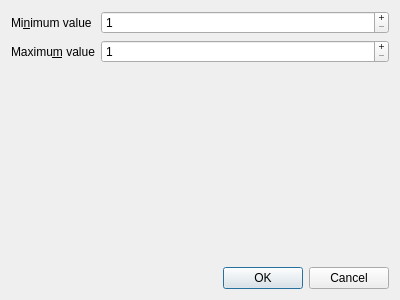
<?xml version="1.0" encoding="UTF-8"?>
<ui version="4.0">
 <class>SettingsDialog</class>
 <widget class="QDialog" name="SettingsDialog">
  <property name="geometry">
   <rect>
    <x>0</x>
    <y>0</y>
    <width>400</width>
    <height>300</height>
   </rect>
  </property>
  <property name="windowTitle">
   <string>Settings</string>
  </property>
  <property name="windowIcon">
   <iconset theme="preferences-system">
    <normaloff>.</normaloff>.</iconset>
  </property>
  <layout class="QFormLayout" name="formLayout">
   <property name="fieldGrowthPolicy">
    <enum>QFormLayout::AllNonFixedFieldsGrow</enum>
   </property>
   <property name="rowWrapPolicy">
    <enum>QFormLayout::DontWrapRows</enum>
   </property>
   <property name="labelAlignment">
    <set>Qt::AlignLeading|Qt::AlignLeft|Qt::AlignVCenter</set>
   </property>
   <property name="formAlignment">
    <set>Qt::AlignLeading|Qt::AlignLeft|Qt::AlignTop</set>
   </property>
   <item row="0" column="0">
    <widget class="QLabel" name="labelMin">
     <property name="text">
      <string>Mi&amp;nimum value</string>
     </property>
     <property name="buddy">
      <cstring>spinMin</cstring>
     </property>
    </widget>
   </item>
   <item row="0" column="1">
    <widget class="QSpinBox" name="spinMin">
     <property name="buttonSymbols">
      <enum>QAbstractSpinBox::PlusMinus</enum>
     </property>
     <property name="minimum">
      <number>1</number>
     </property>
     <property name="maximum">
      <number>100</number>
     </property>
    </widget>
   </item>
   <item row="1" column="0">
    <widget class="QLabel" name="labelMax">
     <property name="text">
      <string>Maximu&amp;m value</string>
     </property>
     <property name="buddy">
      <cstring>spinMax</cstring>
     </property>
    </widget>
   </item>
   <item row="1" column="1">
    <widget class="QSpinBox" name="spinMax">
     <property name="buttonSymbols">
      <enum>QAbstractSpinBox::PlusMinus</enum>
     </property>
     <property name="minimum">
      <number>1</number>
     </property>
     <property name="maximum">
      <number>100</number>
     </property>
    </widget>
   </item>
   <item row="3" column="0" colspan="2">
    <widget class="QDialogButtonBox" name="buttonBox">
     <property name="orientation">
      <enum>Qt::Horizontal</enum>
     </property>
     <property name="standardButtons">
      <set>QDialogButtonBox::Cancel|QDialogButtonBox::Ok</set>
     </property>
    </widget>
   </item>
   <item row="2" column="0" colspan="2">
    <spacer name="verticalSpacer">
     <property name="orientation">
      <enum>Qt::Vertical</enum>
     </property>
     <property name="sizeHint" stdset="0">
      <size>
       <width>20</width>
       <height>40</height>
      </size>
     </property>
    </spacer>
   </item>
  </layout>
 </widget>
 <resources/>
 <connections>
  <connection>
   <sender>buttonBox</sender>
   <signal>accepted()</signal>
   <receiver>SettingsDialog</receiver>
   <slot>accept()</slot>
   <hints>
    <hint type="sourcelabel">
     <x>248</x>
     <y>254</y>
    </hint>
    <hint type="destinationlabel">
     <x>157</x>
     <y>274</y>
    </hint>
   </hints>
  </connection>
  <connection>
   <sender>buttonBox</sender>
   <signal>rejected()</signal>
   <receiver>SettingsDialog</receiver>
   <slot>reject()</slot>
   <hints>
    <hint type="sourcelabel">
     <x>316</x>
     <y>260</y>
    </hint>
    <hint type="destinationlabel">
     <x>286</x>
     <y>274</y>
    </hint>
   </hints>
  </connection>
 </connections>
</ui>
